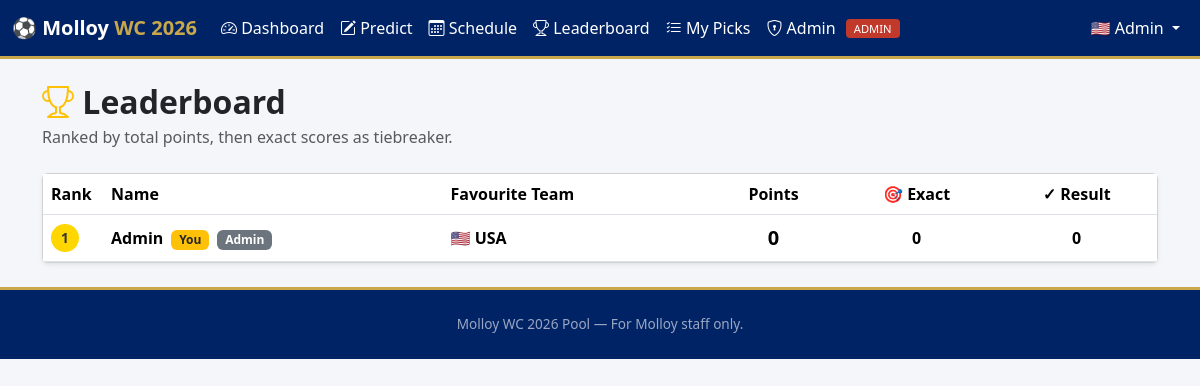
/leaderboard (signed in), run on the app's committed database.
### models.py (models this page shows)
class User(UserMixin, db.Model):
    __tablename__ = "users"
    id = db.Column(db.Integer, primary_key=True)
    name = db.Column(db.String(100), nullable=False)
    email = db.Column(db.String(150), unique=True, nullable=False)
    password_hash = db.Column(db.String(255), nullable=False)
    favorite_team = db.Column(db.String(100))
    is_admin = db.Column(db.Boolean, default=False, nullable=False)
    is_approved = db.Column(db.Boolean, default=True, nullable=False)
    created_at = db.Column(db.DateTime, default=datetime.utcnow)
    predictions = db.relationship("Prediction", backref="user", lazy=True)
    @property
    def total_points(self):
        return sum(p.points_awarded or 0 for p in self.predictions)
    @property
    def exact_scores(self):
        return sum(1 for p in self.predictions if p.points_awarded == 3)
    @property
    def correct_outcomes(self):
        return sum(1 for p in self.predictions if p.points_awarded == 1)

### routes/user.py (the view)
@user_bp.route("/leaderboard")
@login_required
def leaderboard():
    redir = _require_approved()
    if redir:
        return redir
    users = sorted(
        User.query.filter_by(is_approved=True).all(),
        key=lambda u: (u.total_points, u.exact_scores),
        reverse=True,
    )
    return render_template("user/leaderboard.html", users=users)

### routes/user.py (called while the page is built)
def _require_approved():
    if not current_user.is_approved:
        flash("Your account has been disabled.", "danger")
        return redirect(url_for("auth.logout"))
    return None

### templates/user/leaderboard.html (shortened to what this page needs)
{% extends "base.html" %}
{% block content %}
<div class="container py-4">
  <h2 class="fw-bold mb-1"><i class="bi bi-trophy text-warning"></i> Leaderboard</h2>
  <p class="text-muted mb-4">Ranked by total points, then exact scores as tiebreaker.</p>
  <div class="card shadow-sm">
    <div class="table-responsive">
      <table class="table table-hover mb-0 align-middle">
        <thead style="background-color:#002366; color:#fff;">
          <tr>
            <th style="width:60px;">Rank</th>
            <th>Name</th>
            <th>Favourite Team</th>
            <th class="text-center">Points</th>
            <th class="text-center">🎯 Exact</th>
            <th class="text-center">✓ Result</th>
          </tr>
        </thead>
        <tbody>
          {% for u in users %}
          <tr class="{% if u.id == current_user.id %}leaderboard-highlight{% endif %}">
            <td>
              {% if loop.index == 1 %}<span class="rank-badge rank-1">1</span>
              {% elif loop.index == 2 %}<span class="rank-badge rank-2">2</span>
              {% elif loop.index == 3 %}<span class="rank-badge rank-3">3</span>
              {% else %}<span class="rank-badge rank-other">{{ loop.index }}</span>{% endif %}
            </td>
            <td>
              {{ u.name }}
              {% if u.id == current_user.id %}<span class="badge bg-warning text-dark ms-1 small">You</span>{% endif %}
              {% if u.is_admin %}<span class="badge bg-secondary ms-1 small">Admin</span>{% endif %}
            </td>
            <td>{{ FLAG_EMOJI.get(u.favorite_team, '') }} {{ u.favorite_team or '—' }}</td>
            <td class="text-center fw-bold fs-5">{{ u.total_points }}</td>
            <td class="text-center">{{ u.exact_scores }}</td>
            <td class="text-center">{{ u.correct_outcomes }}</td>
          </tr>
          {% else %}
          <tr><td colspan="6" class="text-center text-muted py-4">No participants yet.</td></tr>
          {% endfor %}
        </tbody>
      </table>
    </div>
  </div>
</div>
{% endblock %}

### templates/base.html (shortened to what this page needs)
<!doctype html>
<html lang="en">
<head>
  <link rel="stylesheet" href="https://cdn.jsdelivr.net/npm/bootstrap@5.3.3/dist/css/bootstrap.min.css">
  <link rel="stylesheet" href="https://cdn.jsdelivr.net/npm/bootstrap-icons@1.11.3/font/bootstrap-icons.min.css">
  <link rel="stylesheet" href="{{ url_for('static', filename='style.css') }}">
</head>
<body>
<nav class="navbar navbar-expand-lg navbar-molloy">
  <div class="container-fluid">
    <a class="navbar-brand fw-bold" href="{{ url_for('user.index') }}">
      ⚽ Molloy <span>WC 2026</span>
    </a>
    <div class="collapse navbar-collapse" id="navbarMain">
      <ul class="navbar-nav me-auto">
        {% if current_user.is_authenticated %}
          <li class="nav-item"><a class="nav-link" href="{{ url_for('user.dashboard') }}"><i class="bi bi-speedometer2"></i> Dashboard</a></li>
          <li class="nav-item"><a class="nav-link" href="{{ url_for('user.predict') }}"><i class="bi bi-pencil-square"></i> Predict</a></li>
          <li class="nav-item"><a class="nav-link" href="{{ url_for('user.schedule') }}"><i class="bi bi-calendar3"></i> Schedule</a></li>
          <li class="nav-item"><a class="nav-link" href="{{ url_for('user.leaderboard') }}"><i class="bi bi-trophy"></i> Leaderboard</a></li>
          <li class="nav-item"><a class="nav-link" href="{{ url_for('user.my_predictions') }}"><i class="bi bi-list-check"></i> My Picks</a></li>
          {% if current_user.is_admin %}
            <li class="nav-item">
              <a class="nav-link" href="{{ url_for('admin.dashboard') }}">
                <i class="bi bi-shield-lock"></i> Admin <span class="admin-badge">ADMIN</span>
              </a>
            </li>
          {% endif %}
        {% endif %}
      </ul>
      <ul class="navbar-nav ms-auto">
        {% if current_user.is_authenticated %}
          <li class="nav-item dropdown">
            <a class="nav-link dropdown-toggle" href="#" data-bs-toggle="dropdown">
              {{ FLAG_EMOJI.get(current_user.favorite_team, '') }} {{ current_user.name }}
            </a>
          </li>
        {% else %}
          <li class="nav-item"><a class="nav-link" href="{{ url_for('auth.login') }}">Login</a></li>
          <li class="nav-item"><a class="nav-link btn btn-outline-warning btn-sm ms-2 px-3" href="{{ url_for('auth.register') }}">Register</a></li>
        {% endif %}
      </ul>
    </div>
  </div>
</nav>
<div class="container-fluid px-0">
  {% block content %}{% endblock %}
</div>
<footer>
  <div>Molloy WC 2026 Pool &mdash; For Molloy staff only.</div>
</footer>
</body>
</html>

### static/style.css (style rules this page uses)
:root { --navy: #002366; --navy-dark: #001540; --gold: #C9A84C; --gold-light: #e0c068; }
body { background-color: #f4f6f9; font-family: 'Segoe UI', Tahoma, Geneva, Verdana, sans-serif; }
.navbar-molloy { background-color: var(--navy); border-bottom: 3px solid var(--gold); }
.navbar-molloy .navbar-brand, .navbar-molloy .nav-link { color: #fff !important; }
.navbar-molloy .navbar-brand span { color: var(--gold); }
.leaderboard-highlight { background-color: rgba(201, 168, 76, 0.2) !important; font-weight: 600; }
.rank-badge { display: inline-block; width: 28px; height: 28px; border-radius: 50%; text-align: center; line-height: 28px; font-weight: 700; font-size: 0.85rem; }
.rank-1 { background-color: #FFD700; color: #333; }
.admin-badge { background-color: #c0392b; color: #fff; font-size: 0.7rem; padding: 2px 8px; border-radius: 4px; margin-left: 6px; vertical-align: middle; }
footer { background-color: var(--navy); color: rgba(255,255,255,0.6); padding: 1.5rem; text-align: center; font-size: 0.85rem; border-top: 3px solid var(--gold); }

### data on the page
User: get "🇺🇸", name "Admin", shows "You", is_admin "Admin", favorite_team "USA", total_points "0", exact_scores "0", correct_outcomes "0"
